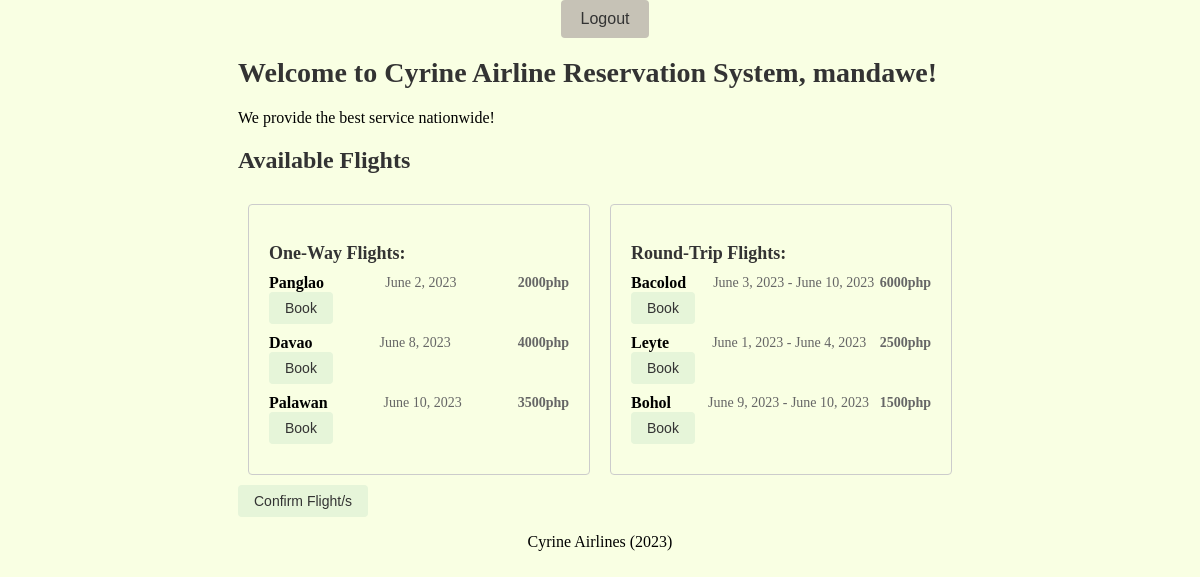
Page /add-one-way-flight/ (signed in) on the committed database.
### myapp/models.py (models this page shows)
class OneWayFlight(models.Model):
    flightType = models.CharField(max_length=200)
    destination = models.CharField(max_length=200)
    departureDate = models.DateField()
    totalAmount = models.CharField(max_length=200)

class RoundTripFlight(models.Model):
    flightType = models.CharField(max_length=200)
    destination = models.CharField(max_length=200)
    departureDate = models.DateField()
    returnDate = models.DateField()
    totalAmount = models.CharField(max_length=200)

### myapp/views.py (the view, shortened to what this page needs)
# urls.py: path('add-one-way-flight/', views.add_one_way_flight,
def add_one_way_flight(request):
    one_way_flights = OneWayFlight.objects.all()
    round_trip_flights = RoundTripFlight.objects.all()
    return render(request, 'user.html', {'one_way_flights': one_way_flights, 'round_trip_flights': round_trip_flights})

### myapp/templates/user.html (shortened to what this page needs)
<!DOCTYPE html>
<html>
{% load static %}
<head>
    <link rel="stylesheet" href="{% static 'css/user.css' %}">
</head>
<body>
    <header>
        <nav>
            <ul>
                {% if user.is_authenticated %}
                <li><a href="{% url 'logoutUser' %}"><button class="nav-buttons">Logout</button></a></li>
                {% else %}
                <li><a href="{% url 'loginUser' %}"><button class="nav-buttons">Login</button></a></li>
                <li><a href="{% url 'registerUser' %}"><button class="nav-buttons">Register</button></a></li>
                {% endif %}
            </ul>
        </nav>
    </header>
                    <main>
        <h1>Welcome to Cyrine Airline Reservation System, {{ user.username }}!</h1>
        <p>We provide the best service nationwide!</p>
        <h2>Available Flights</h2>
        <div class="flights-container">
            <div class="one-way-flights">
                <h3>One-Way Flights:</h3>
                <ul>
                    {% for flight in one_way_flights %}
                    <li>
                        <div class="flight-info">
                            <div class="flight-destination">{{ flight.destination }}</div>
                            <div class="flight-dates">{{ flight.departureDate }}</div>
                            <div class="flight-price">{{ flight.totalAmount }}</div>
                        </div>
                        <form method="POST" action="{% url 'book' %}">
                            <button type="submit">Book</button>
                        </form>
                    </li>
                    {% empty %}
                    <li>No one-way flights available</li>
                    {% endfor %}
                </ul>
            </div>
            <div class="round-trip-flights">
                <h3>Round-Trip Flights:</h3>
                <ul>
                    {% for flight in round_trip_flights %}
                    <li>
                        <div class="flight-info">
                            <div class="flight-destination">{{ flight.destination }}</div> &nbsp;&nbsp;&nbsp;&nbsp;
                            <div class="flight-dates">{{ flight.departureDate }} - {{ flight.returnDate }}</div>
                            <div class="flight-price">{{ flight.totalAmount }}</div>
                        </div>
                        <form method="POST" action="{% url 'book' %}">
                            <button type="submit">Book</button>
                        </form>
                    </li>
                    {% empty %}
                    <li>No round-trip flights available</li>
                    {% endfor %}
                </ul>
            </div>
        </div>
        <form method="GET" action="{% url 'confirm' %}">
            <button type="submit">Confirm Flight/s</button>
        </form>
    </main>
    <footer>
        <p>Cyrine Airlines (2023)</p>
    </footer>
</body>
</html>

### myapp/static/css/user.css (style rules this page uses)
body { background-color: #f9ffe3; margin: 0; padding: 0; flex-direction: column; min-height: 100vh; display: flex; align-items: center; height: 100vh; }
nav ul { list-style: none; padding: 0; margin: 0; display: flex; justify-content: flex-end; }
.nav-buttons { background-color: #c6c2b6; color: #333333; padding: 10px 20px; border: none; border-radius: 4px; font-size: 16px; text-decoration: none; margin-left: 10px; }
nav ul { list-style: none; padding: 0; margin: 0; display: flex; justify-content: space-between; }
h1 { font-size: 28px; font-weight: bold; color: #333333; margin-bottom: 20px; }
h2 { font-size: 24px; font-weight: bold; color: #333333; margin-bottom: 10px; }
.flights-container { display: flex; justify-content: center; align-items: flex-start; margin-top: 20px; }
.one-way-flights, .round-trip-flights { background-color: #f9ffe3; border: 1px solid #ccc; border-radius: 4px; padding: 20px; margin: 10px; width: 300px; }
.flights-container h3 { color: #333333; font-size: 18px; margin-bottom: 10px; }
.flights-container ul { list-style-type: none; padding: 0; margin: 0; }
.flights-container li { margin-bottom: 10px; }
.flight-info { display: flex; justify-content: space-between; align-items: center; }
.flight-destination { font-weight: bold; }
.flight-dates, .flight-price { color: #666666; font-size: 14px; }
.flight-price { font-weight: bold; }
form { display: inline; }
form button[type="submit"] { background-color: #e6f5d9; color: #333333; padding: 8px 16px; border: none; border-radius: 4px; font-size: 14px; cursor: pointer; }

### rows in the picture
OneWayFlight: destination "Panglao", departureDate "June 2, 2023", totalAmount "2000php"
OneWayFlight: destination "Davao", departureDate "June 8, 2023", totalAmount "4000php"
OneWayFlight: destination "Palawan", departureDate "June 10, 2023", totalAmount "3500php"
RoundTripFlight: destination "Bacolod", departureDate "June 3, 2023", returnDate "June 10, 2023", totalAmount "6000php"
RoundTripFlight: destination "Leyte", departureDate "June 1, 2023", returnDate "June 4, 2023", totalAmount "2500php"
RoundTripFlight: destination "Bohol", departureDate "June 9, 2023", returnDate "June 10, 2023", totalAmount "1500php"

### other values in the picture
{{ user.username }} "mandawe"
